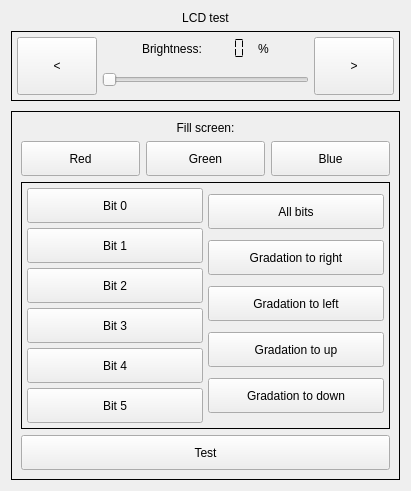
       <widget class="QWidget" name="lcdScreenPage">
        <layout class="QVBoxLayout" name="verticalLayout_52">
         <item>
          <widget class="QLabel" name="label_2">
           <property name="text">
            <string>LCD test</string>
           </property>
           <property name="alignment">
            <set>Qt::AlignCenter</set>
           </property>
          </widget>
         </item>
         <item>
          <layout class="QVBoxLayout" name="verticalLayout_51">
           <property name="spacing">
            <number>10</number>
           </property>
           <item>
            <widget class="QFrame" name="frame">
             <property name="frameShape">
              <enum>QFrame::Box</enum>
             </property>
             <property name="frameShadow">
              <enum>QFrame::Plain</enum>
             </property>
             <layout class="QVBoxLayout" name="verticalLayout_14">
              <property name="spacing">
               <number>5</number>
              </property>
              <property name="leftMargin">
               <number>5</number>
              </property>
              <property name="topMargin">
               <number>5</number>
              </property>
              <property name="rightMargin">
               <number>5</number>
              </property>
              <property name="bottomMargin">
               <number>5</number>
              </property>
              <item>
               <layout class="QHBoxLayout" name="horizontalLayout_10">
                <item>
                 <widget class="QPushButton" name="leftBrightnessButton">
                  <property name="sizePolicy">
                   <sizepolicy hsizetype="Minimum" vsizetype="Minimum">
                    <horstretch>0</horstretch>
                    <verstretch>0</verstretch>
                   </sizepolicy>
                  </property>
                  <property name="minimumSize">
                   <size>
                    <width>0</width>
                    <height>35</height>
                   </size>
                  </property>
                  <property name="focusPolicy">
                   <enum>Qt::NoFocus</enum>
                  </property>
                  <property name="text">
                   <string>&lt;</string>
                  </property>
                 </widget>
                </item>
                <item>
                 <layout class="QVBoxLayout" name="verticalLayout_16">
                  <item>
                   <layout class="QHBoxLayout" name="horizontalLayout_9">
                    <item>
                     <spacer name="horizontalSpacer_4">
                      <property name="orientation">
                       <enum>Qt::Horizontal</enum>
                      </property>
                      <property name="sizeHint" stdset="0">
                       <size>
                        <width>40</width>
                        <height>20</height>
                       </size>
                      </property>
                     </spacer>
                    </item>
                    <item>
                     <widget class="QLabel" name="label_14">
                      <property name="text">
                       <string>Brightness:</string>
                      </property>
                      <property name="alignment">
                       <set>Qt::AlignCenter</set>
                      </property>
                     </widget>
                    </item>
                    <item>
                     <widget class="QLCDNumber" name="brightnessLcdNumber">
                      <property name="minimumSize">
                       <size>
                        <width>0</width>
                        <height>20</height>
                       </size>
                      </property>
                      <property name="font">
                       <font>
                        <pointsize>10</pointsize>
                        <weight>50</weight>
                        <bold>false</bold>
                       </font>
                      </property>
                      <property name="focusPolicy">
                       <enum>Qt::NoFocus</enum>
                      </property>
                      <property name="styleSheet">
                       <string notr="true">color: rgb(0, 0, 0);</string>
                      </property>
                      <property name="frameShape">
                       <enum>QFrame::NoFrame</enum>
                      </property>
                      <property name="frameShadow">
                       <enum>QFrame::Plain</enum>
                      </property>
                      <property name="digitCount">
                       <number>3</number>
                      </property>
                      <property name="segmentStyle">
                       <enum>QLCDNumber::Flat</enum>
                      </property>
                     </widget>
                    </item>
                    <item>
                     <widget class="QLabel" name="label_28">
                      <property name="text">
                       <string>%</string>
                      </property>
                     </widget>
                    </item>
                    <item>
                     <spacer name="horizontalSpacer_5">
                      <property name="orientation">
                       <enum>Qt::Horizontal</enum>
                      </property>
                      <property name="sizeHint" stdset="0">
                       <size>
                        <width>40</width>
                        <height>20</height>
                       </size>
                      </property>
                     </spacer>
                    </item>
                   </layout>
                  </item>
                  <item>
                   <widget class="QSlider" name="screenBrightnessSlider">
                    <property name="minimumSize">
                     <size>
                      <width>0</width>
                      <height>30</height>
                     </size>
                    </property>
                    <property name="maximum">
                     <number>100</number>
                    </property>
                    <property name="orientation">
                     <enum>Qt::Horizontal</enum>
                    </property>
                   </widget>
                  </item>
                 </layout>
                </item>
                <item>
                 <widget class="QPushButton" name="rightBrightnessButton">
                  <property name="sizePolicy">
                   <sizepolicy hsizetype="Minimum" vsizetype="Minimum">
                    <horstretch>0</horstretch>
                    <verstretch>0</verstretch>
                   </sizepolicy>
                  </property>
                  <property name="minimumSize">
                   <size>
                    <width>0</width>
                    <height>35</height>
                   </size>
                  </property>
                  <property name="focusPolicy">
                   <enum>Qt::NoFocus</enum>
                  </property>
                  <property name="text">
                   <string>&gt;</string>
                  </property>
                 </widget>
                </item>
               </layout>
              </item>
             </layout>
            </widget>
           </item>
           <item>
            <widget class="QFrame" name="frame_2">
             <property name="frameShape">
              <enum>QFrame::Box</enum>
             </property>
             <property name="frameShadow">
              <enum>QFrame::Plain</enum>
             </property>
             <layout class="QVBoxLayout" name="verticalLayout_5">
              <item>
               <widget class="QLabel" name="label_16">
                <property name="text">
                 <string>Fill screen:</string>
                </property>
                <property name="alignment">
                 <set>Qt::AlignCenter</set>
                </property>
               </widget>
              </item>
              <item>
               <layout class="QHBoxLayout" name="horizontalLayout_16">
                <item>
                 <widget class="QPushButton" name="redButton">
                  <property name="minimumSize">
                   <size>
                    <width>0</width>
                    <height>35</height>
                   </size>
                  </property>
                  <property name="focusPolicy">
                   <enum>Qt::NoFocus</enum>
                  </property>
                  <property name="text">
                   <string>Red</string>
                  </property>
                  <property name="checkable">
                   <bool>true</bool>
                  </property>
                 </widget>
                </item>
                <item>
                 <widget class="QPushButton" name="greenButton">
                  <property name="minimumSize">
                   <size>
                    <width>0</width>
                    <height>35</height>
                   </size>
                  </property>
                  <property name="focusPolicy">
                   <enum>Qt::NoFocus</enum>
                  </property>
                  <property name="text">
                   <string>Green</string>
                  </property>
                  <property name="checkable">
                   <bool>true</bool>
                  </property>
                 </widget>
                </item>
                <item>
                 <widget class="QPushButton" name="blueButton">
                  <property name="minimumSize">
                   <size>
                    <width>0</width>
                    <height>35</height>
                   </size>
                  </property>
                  <property name="focusPolicy">
                   <enum>Qt::NoFocus</enum>
                  </property>
                  <property name="text">
                   <string>Blue</string>
                  </property>
                  <property name="checkable">
                   <bool>true</bool>
                  </property>
                 </widget>
                </item>
               </layout>
              </item>
              <item>
               <widget class="QFrame" name="frame_5">
                <property name="frameShape">
                 <enum>QFrame::Box</enum>
                </property>
                <property name="frameShadow">
                 <enum>QFrame::Plain</enum>
                </property>
                <layout class="QVBoxLayout" name="verticalLayout_31">
                 <property name="spacing">
                  <number>5</number>
                 </property>
                 <property name="leftMargin">
                  <number>5</number>
                 </property>
                 <property name="topMargin">
                  <number>5</number>
                 </property>
                 <property name="rightMargin">
                  <number>5</number>
                 </property>
                 <property name="bottomMargin">
                  <number>5</number>
                 </property>
                 <item>
                  <layout class="QHBoxLayout" name="horizontalLayout_25">
                   <item>
                    <layout class="QVBoxLayout" name="verticalLayout_32">
                     <item>
                      <widget class="QPushButton" name="bit0Button">
                       <property name="minimumSize">
                        <size>
                         <width>0</width>
                         <height>35</height>
                        </size>
                       </property>
                       <property name="focusPolicy">
                        <enum>Qt::NoFocus</enum>
                       </property>
                       <property name="text">
                        <string>Bit 0</string>
                       </property>
                       <property name="checkable">
                        <bool>true</bool>
                       </property>
                      </widget>
                     </item>
                     <item>
                      <widget class="QPushButton" name="bit1Button">
                       <property name="minimumSize">
                        <size>
                         <width>0</width>
                         <height>35</height>
                        </size>
                       </property>
                       <property name="focusPolicy">
                        <enum>Qt::NoFocus</enum>
                       </property>
                       <property name="text">
                        <string>Bit 1</string>
                       </property>
                       <property name="checkable">
                        <bool>true</bool>
                       </property>
                      </widget>
                     </item>
                     <item>
                      <widget class="QPushButton" name="bit2Button">
                       <property name="minimumSize">
                        <size>
                         <width>0</width>
                         <height>35</height>
                        </size>
                       </property>
                       <property name="focusPolicy">
                        <enum>Qt::NoFocus</enum>
                       </property>
                       <property name="text">
                        <string>Bit 2</string>
                       </property>
                       <property name="checkable">
                        <bool>true</bool>
                       </property>
                      </widget>
                     </item>
                     <item>
                      <widget class="QPushButton" name="bit3Button">
                       <property name="minimumSize">
                        <size>
                         <width>0</width>
                         <height>35</height>
                        </size>
                       </property>
                       <property name="focusPolicy">
                        <enum>Qt::NoFocus</enum>
                       </property>
                       <property name="text">
                        <string>Bit 3</string>
                       </property>
                       <property name="checkable">
                        <bool>true</bool>
                       </property>
                      </widget>
                     </item>
                     <item>
                      <widget class="QPushButton" name="bit4Button">
                       <property name="minimumSize">
                        <size>
                         <width>0</width>
                         <height>35</height>
                        </size>
                       </property>
                       <property name="focusPolicy">
                        <enum>Qt::NoFocus</enum>
                       </property>
                       <property name="text">
                        <string>Bit 4</string>
                       </property>
                       <property name="checkable">
                        <bool>true</bool>
                       </property>
                      </widget>
                     </item>
                     <item>
                      <widget class="QPushButton" name="bit5Button">
                       <property name="minimumSize">
                        <size>
                         <width>0</width>
                         <height>35</height>
                        </size>
                       </property>
                       <property name="focusPolicy">
                        <enum>Qt::NoFocus</enum>
                       </property>
                       <property name="text">
                        <string>Bit 5</string>
                       </property>
                       <property name="checkable">
                        <bool>true</bool>
                       </property>
                      </widget>
                     </item>
                    </layout>
                   </item>
                   <item>
                    <layout class="QVBoxLayout" name="verticalLayout_33">
                     <item>
                      <widget class="QPushButton" name="allBitsButton">
                       <property name="minimumSize">
                        <size>
                         <width>0</width>
                         <height>35</height>
                        </size>
                       </property>
                       <property name="focusPolicy">
                        <enum>Qt::NoFocus</enum>
                       </property>
                       <property name="text">
                        <string>All bits</string>
                       </property>
                       <property name="checkable">
                        <bool>true</bool>
                       </property>
                      </widget>
                     </item>
                     <item>
                      <widget class="QPushButton" name="gradationToRightButton">
                       <property name="minimumSize">
                        <size>
                         <width>0</width>
                         <height>35</height>
                        </size>
                       </property>
                       <property name="focusPolicy">
                        <enum>Qt::NoFocus</enum>
                       </property>
                       <property name="text">
                        <string>Gradation to right</string>
                       </property>
                       <property name="checkable">
                        <bool>true</bool>
                       </property>
                      </widget>
                     </item>
                     <item>
                      <widget class="QPushButton" name="gradationToLeftButton">
                       <property name="minimumSize">
                        <size>
                         <width>0</width>
                         <height>35</height>
                        </size>
                       </property>
                       <property name="focusPolicy">
                        <enum>Qt::NoFocus</enum>
                       </property>
                       <property name="text">
                        <string>Gradation to left</string>
                       </property>
                       <property name="checkable">
                        <bool>true</bool>
                       </property>
                      </widget>
                     </item>
                     <item>
                      <widget class="QPushButton" name="gradationToUpButton">
                       <property name="minimumSize">
                        <size>
                         <width>0</width>
                         <height>35</height>
                        </size>
                       </property>
                       <property name="focusPolicy">
                        <enum>Qt::NoFocus</enum>
                       </property>
                       <property name="text">
                        <string>Gradation to up</string>
                       </property>
                       <property name="checkable">
                        <bool>true</bool>
                       </property>
                      </widget>
                     </item>
                     <item>
                      <widget class="QPushButton" name="gradationToDownButton">
                       <property name="minimumSize">
                        <size>
                         <width>0</width>
                         <height>35</height>
                        </size>
                       </property>
                       <property name="focusPolicy">
                        <enum>Qt::NoFocus</enum>
                       </property>
                       <property name="text">
                        <string>Gradation to down</string>
                       </property>
                       <property name="checkable">
                        <bool>true</bool>
                       </property>
                      </widget>
                     </item>
                    </layout>
                   </item>
                  </layout>
                 </item>
                </layout>
               </widget>
              </item>
              <item>
               <widget class="QPushButton" name="testRgbLcdButton">
                <property name="minimumSize">
                 <size>
                  <width>0</width>
                  <height>35</height>
                 </size>
                </property>
                <property name="focusPolicy">
                 <enum>Qt::NoFocus</enum>
                </property>
                <property name="text">
                 <string>Test</string>
                </property>
               </widget>
              </item>
             </layout>
            </widget>
           </item>
          </layout>
         </item>
        </layout>
       </widget>
